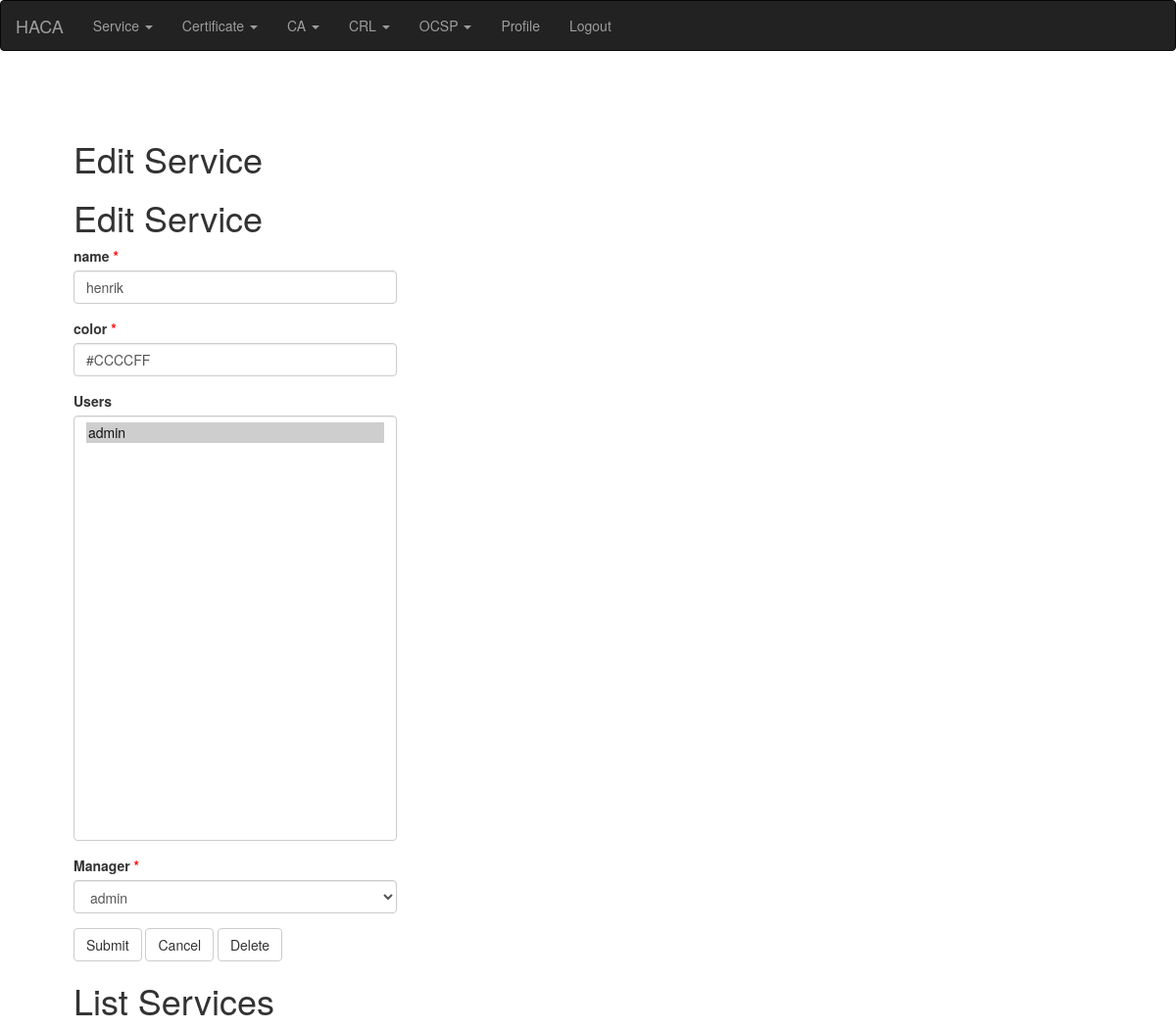
Screenshot of /service/edit?name=henrik (signed in) with the database file from the repository.
### app/main/models.py (models this page shows, shortened)
class PaginatedAPIMixin(object):
    @staticmethod
    def to_collection_dict(query, page, per_page, endpoint, **kwargs):
        resources = query.paginate(page, per_page, False)
        print("page: %s per_page: %s endpoint %s" % (page, per_page, endpoint))
        data = {
            'items': [item.to_dict() for item in resources.items],
            '_meta': {
                'page': page,
                'per_page': per_page,
                'total_pages': resources.pages,
                'total_items': resources.total
            },
            '_links': {
                'self': url_for(endpoint, id=id, page=page, per_page=per_page,
                                **kwargs),
                'next': url_for(endpoint, id=id, page=page + 1, per_page=per_page,
                                **kwargs) if resources.has_next else None,
                'prev': url_for(endpoint, id=id, page=page - 1, per_page=per_page,
                                **kwargs) if resources.has_prev else None
            }
        }
        return data

class Service(PaginatedAPIMixin, db.Model):
    __tablename__ = "service"
    __searchable__ = ['name']
    id = db.Column(db.Integer, primary_key=True)
    name = db.Column(db.String(140), unique=True)
    updated = db.Column(db.DateTime, index=True, default=datetime.utcnow)
    color = db.Column(db.String(140))
    users = db.relationship('User', secondary=service_user)
    manager = db.relationship('User', foreign_keys='Service.manager_id')
    manager_id = db.Column(db.Integer, db.ForeignKey('user.id'))

### app/main/routes.py (the view)
@bp.route('/service/edit', methods=['GET', 'POST'])
@login_required
def service_edit():
    if 'cancel' in request.form:
        return redirect(request.referrer)
    servicename = request.args.get('name')
    service = Service.query.filter_by(name=servicename).first()
    if service is None:
        render_template('service.html', title=_('Service is not defined'))
    form = ServiceForm(formdata=request.form, obj=service)
    if request.method == 'POST' and form.validate_on_submit():
        service.users = []
        for u in form.users.data:
            user = User.query.filter_by(id=u).first()
            print("Adding: User: %s to: %s" % (user.username, service.name))
            service.users.append(user)
        service.manager = User.query.filter_by(id=form.manager.data).first()
        service.name = form.name.data
        service.color = form.color.data
        db.session.commit()
        flash(_('Your changes have been saved.'))
        return redirect(url_for('main.service_list'))
    else:
        pre_selected_users = [(su.id) for su in service.users]
        form = ServiceForm(users=pre_selected_users)
        form.manager.data = service.manager_id
        form.name.data = service.name
        form.color.data = service.color
        return render_template('service.html', title=_('Edit Service'),
                               form=form)

### app/main/forms.py
class ServiceForm(FlaskForm):
    name = StringField(_l('name'), validators=[DataRequired()])
    color = StringField(_l('color'), validators=[DataRequired()])
    users = SelectMultipleField(_l('Users'), coerce=int, render_kw={"size": 20})
    manager = SelectField(_l('Manager'), validators=[DataRequired()], coerce=int)
    submit = SubmitField(_l('Submit'))
    cancel = SubmitField(_l('Cancel'))
    delete = SubmitField(_l('Delete'))
    def __init__(self, *args, **kwargs):
        super().__init__(*args, **kwargs)
        self.users.choices = [(u.id, u.username) for u in User.query.order_by(User.username).all()]
        self.manager.choices = [(u.id, u.username) for u in User.query.order_by(User.username).all()]

### app/main/models.py (called while the page is built)
@login.user_loader
def load_user(id):
    print(f'regular user loaded for login userid: {id}')
    return User.query.get(int(id))

### app/main/routes.py (called while the page is built)
@bp.before_app_request
def before_request():
    if current_user.is_authenticated:
        current_user.last_seen = datetime.utcnow()
        db.session.commit()
    g.locale = str(get_locale())

### app/templates/service.html (shortened to what this page needs)
{% extends "base.html" %}
{% import 'bootstrap/wtf.html' as wtf %}
{% block app_content %}
    <h1>{{ title }}</h1>
    {% if form %}
    <div class="row">
        <div class="col-md-4">
            {{ wtf.quick_form(form) }}
        </div>
    </div>
    {% endif %}
    <h1>{{ _('List Services') }}</h1>
{% endblock %}

### app/static/styles/custom.css (style rules this page uses)
div.required label:after { content: " *"; color: red; }

### rows the page displays
Service: name "henrik", color "#CCCCFF", manager "admin"

### other values shown
{{ title }} "Edit Service"
